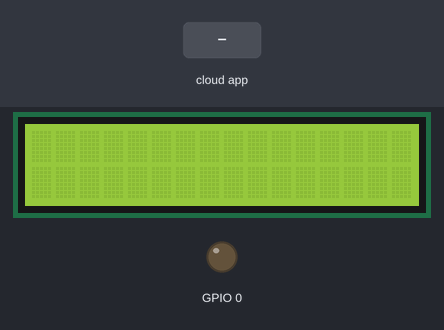
A sketch run on a simulated ESP8266 (NodeMCU). On the bench: 16×2 character LCD, output pins drawn as LEDs (lit = HIGH). Inputs (shaded band) come from the test bench.

Above: at 2.7 s.
2.8 s: the phone or cloud app sets 5 to 0
At 4.3 s:
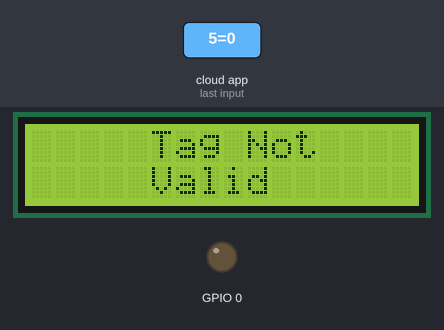
5.9 s: the phone or cloud app sets 5 to 1
At 7.0 s:
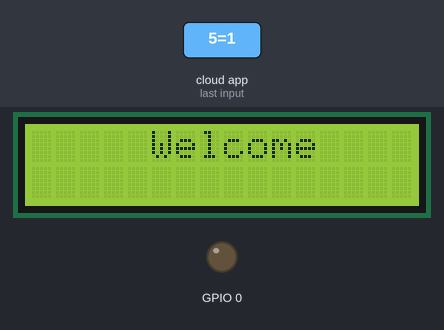
Timing chart, 0 to 8.9 s (numbered marks = the images above; inputs shaded):
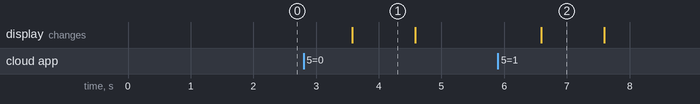

Measured:
- after the input at 2.8 s, the display: changes after 0.78 s (image 1)
- after the input at 5.9 s, the display: changes after 0.69 s (image 2)
- what the display in image 1 shows lasts 1.0 s, from 3.6 s to 4.6 s

The sketch:

lcd-Huzza.ino
```cpp
//////////////////////////////////////////////////////////////////////////////////
//                             Setup for LCD                          //
//////////////////////////////////////////////////////////////////////////////////
/*
   Connection Map

   SCL - SCL
   SDA - SDA
   VCC - USB (yes, it's 5v, but the I2C on the 3.3v ESP8266 does not complain)
   Gnd - Gnd
*/

#include <LiquidCrystal_I2C.h>
#include <Wire.h>


//////////////////////////////////////////////////////////////////////////////////
//                             Setup for CAYENNE IOT                            //
//////////////////////////////////////////////////////////////////////////////////

//#define CAYENNE_DEBUG
#define CAYENNE_PRINT Serial
#include <CayenneMQTTESP8266.h>

// WiFi network info.
char ssid[] = "hello";
char wifiPassword[] = "323045302";

// Cayenne authentication info. This should be obtained from the Cayenne Dashboard.
char username[] = "5a00d640-ede8-11e8-8cb9-732fc93af22b";
char password[] = "5fa877084b2fba4ba13728711d244b9340bceeeb";
char clientID[] = "7b28f9d0-edfa-11e8-b82d-f12a91579eed";

unsigned long lastMillis = 0;


//////////////////////////////////////////////////////////////////////////////////
//                                      Setup                                   //
//////////////////////////////////////////////////////////////////////////////////
LiquidCrystal_I2C lcd(0x27, 16, 2);


void setup() {
  lcd.init();
  lcd.backlight();

  Serial.begin(115200);

  Cayenne.begin(username, password, clientID, ssid, wifiPassword);
  pinMode(0, OUTPUT);
}


//////////////////////////////////////////////////////////////////////////////////
//                                      Loop                                    //
//////////////////////////////////////////////////////////////////////////////////
void loop() {
  Cayenne.loop();

}

// Default function for sending sensor data at intervals to Cayenne.
// You can also use functions for specific channels, e.g CAYENNE_OUT(1) for sending channel 1 data.
CAYENNE_OUT_DEFAULT()
{
  // Write data to Cayenne here. This example just sends the current uptime in milliseconds on virtual channel 0.
  // Cayenne.virtualWrite(0, millis());
  // Some examples of other functions you can use to send data.
  //Cayenne.celsiusWrite(1, 22.0);
  //Cayenne.luxWrite(2, 700);
  //Cayenne.virtualWrite(3, 50, TYPE_PROXIMITY, UNIT_CENTIMETER);
}

// Default function for processing actuator commands from the Cayenne Dashboard.
// You can also use functions for specific channels, e.g CAYENNE_IN(1) for channel 1 commands.
CAYENNE_IN_DEFAULT()
{
  CAYENNE_LOG("Channel %u, value %s", request.channel, getValue.asString());
  //Process message here. If there is an error set an error message using getValue.setError(), e.g getValue.setError("Error message");
}

CAYENNE_IN(V5) {
  int buttonstate = (getValue.asInt());
  if (buttonstate == 1) {
    lcd.setCursor(5, 0);
    lcd.print("Welcome");

    delay(1000);
    lcd.clear();
  }
  else {
    lcd.setCursor(5, 0);
    lcd.print("Tag Not");
    lcd.setCursor(5, 1);
    lcd.print("Valid");
    delay(1000);
    lcd.clear();
  }

}
```
